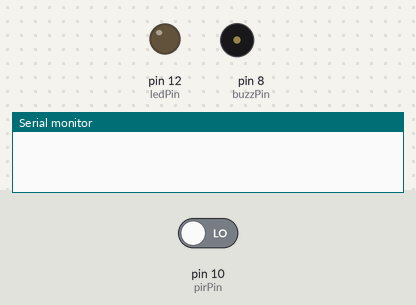
Simulated run of this sketch. Board: Arduino Uno, built with avr-gcc and run on an emulated ATmega328P. Parts: output pins drawn as LEDs (lit = HIGH), buzzer (waves = sounding), the last lines printed to the serial monitor. The test bench sets the inputs (shaded band); at power-on: pin 10 (pirPin) LOW.

Above: at 1.2 s.
1.3 s: pin 10 (pirPin) driven HIGH
At 2.2 s:
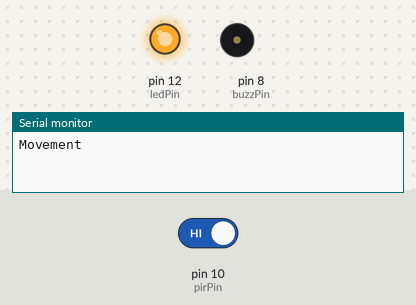
Timing chart, 0 to 4.3 s (numbered marks = the images above; inputs shaded):
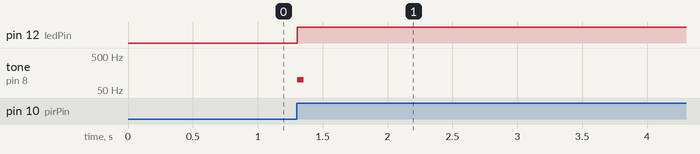

The sketch:

Witchult-motionSensor.ino
```cpp
const byte pirPin = 10;
const byte ledPin = 12; // onboard LED
const byte buzzPin = 8;

void setup() {
  pinMode(pirPin,INPUT_PULLUP);
  pinMode(ledPin,OUTPUT);
  pinMode(buzzPin, OUTPUT);
  Serial.begin(9600);
}

int lastState;

void loop() {
  int state = digitalRead(pirPin);
  digitalWrite(ledPin, state); // LED follows PIR output

  if(state == HIGH && lastState != state){
    Serial.println("Movement");
    tone(buzzPin, 100, 50);
  }
  lastState = state;

  delay(5);
}
```

Measured:
- after the input at 1.3 s, pin 12 (ledPin): LOW → HIGH at once; tone on pin 8 (buzzPin): silent → 100 Hz at once, → silent 0.05 s later
